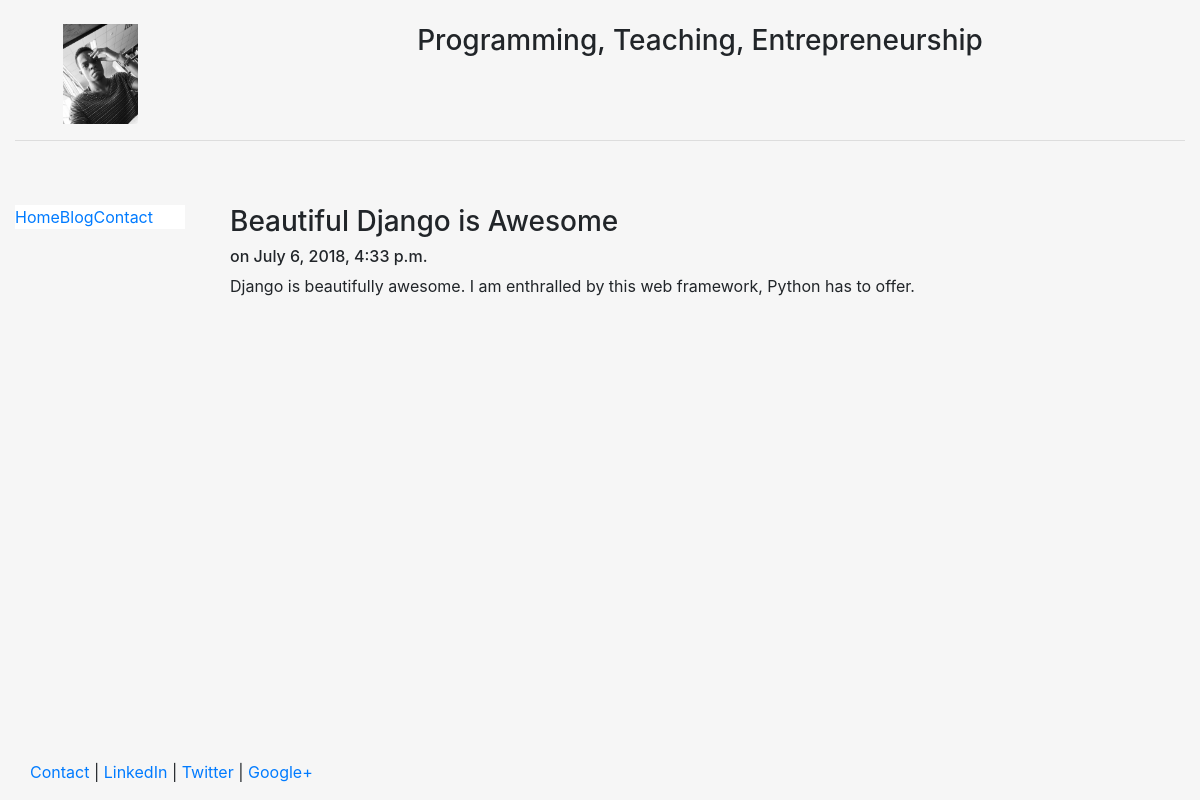
The page /blog/1 on the database its author committed.
### blog/models.py (models this page shows, shortened)
class Post(models.Model):
    title = models.CharField(max_length=140)
    body = models.TextField()
    date = models.DateTimeField()

### blog/templates/blog/post.html
{% extends "personal/header.html" %} {% block content %}
<h3>{{post.title}}</h3>
<h6>on {{post.date}}</h6>
{{post.body|safe|linebreaks}} {% endblock %}

### personal/templates/personal/Header.html (style rules this page uses)
html, body { height: 100% }

### rows shown on the page
Post: title "Beautiful Django is Awesome", date "July 6, 2018, 4:33 p.m.", body "Django is beautifully awesome. I am enthralled by this web framework, Python has to offer."
